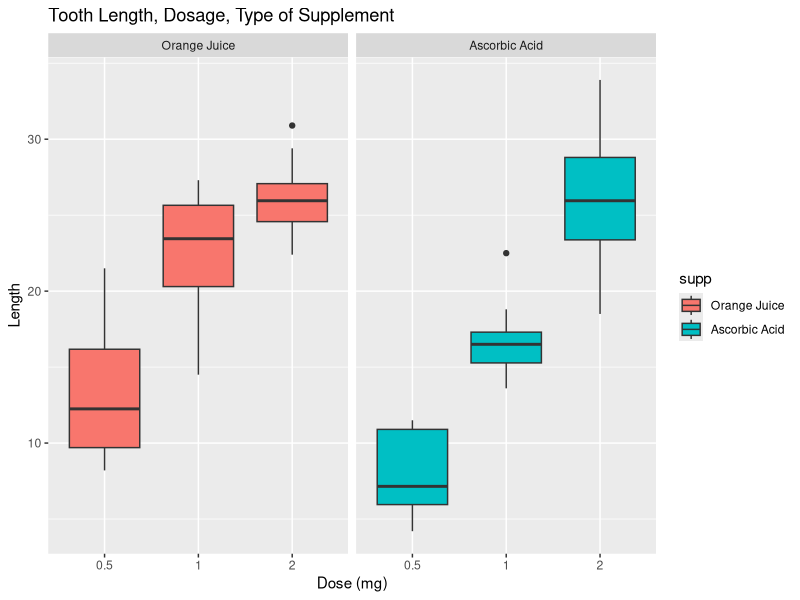

Write R code to recreate this figure.
## ---- chunk 1
knitr::opts_chunk$set(echo = TRUE)
## ---- chunk 2
library(datasets)
data("ToothGrowth")
## ---- chunk 3
head(ToothGrowth)
names(ToothGrowth)
summary(ToothGrowth)

## ---- chunk 4
library(ggplot2)
levels(ToothGrowth$supp)<-c("Orange Juice","Ascorbic Acid")
ggplot(ToothGrowth,aes(x=factor(dose),y=len))+
  facet_grid(.~supp)+
  geom_boxplot(aes(fill=supp),show_guide=TRUE)+
  labs(title="Tooth Length, Dosage, Type of Supplement")+xlab("Dose (mg)")+ylab("Length")
  
## ---- chunk 5
sset<-subset(ToothGrowth,dose ==0.5)
h05 <- t.test(len ~ supp, data=sset)
h05$conf.int
h05$p.value
## ---- chunk 6
sset<-subset(ToothGrowth,dose ==1.0)
h10 <- t.test(len ~ supp, data=sset)
h10$conf.int
h10$p.value
## ---- chunk 7
sset<-subset(ToothGrowth,dose ==2.0)
h20 <- t.test(len ~ supp, data=sset)
h20$conf.int
h20$p.value
